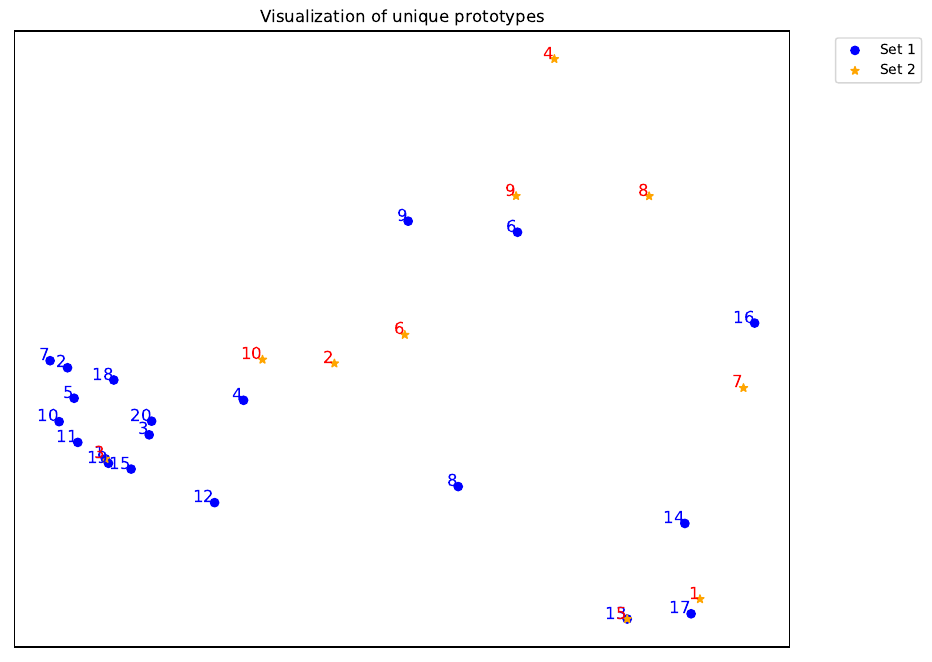

Reproduce this figure in Python.
import tensorflow as tf
import tensorflow_hub as hub
import matplotlib.pyplot as plt
from sklearn.decomposition import PCA

# First set of sentences (to be plotted in one color)
sentences_set1 = [
    "this bird is black with white and has a long, pointy beak",
    "this bird is grey with white and has a long, pointy beak",
    "this bird is black with white on its stomach and has a long, pointy beak",
    "this bird is black with white on its stomach and a short beak",
    "this bird is brown with some white and has a long, pointy beak",
    "this is a black bird with a white belly and a large orange beak",
    "this bird is white with grey and has a long, pointy beak",
    "this bird has wings that are black and white with a short orange beak",
    "this bird has a gray and white belly and a small orange beak",
    "this bird is brown with white and has a long, pointy beak",
    "this bird is white with black and has a long, pointy beak",
    "this bird is brown with black on its wings and has a long, pointy beak",
    "this bird has wings that are black and has a white belly",
    "this bird has wings that are black and has an orange and yellow patch",
    "this bird is all black and has a long, pointy beak",
    "this bird has a black crown as well as a orange bill",
    "this bird has wings that are black and has a long black bill",
    "this bird is grey with black and has a long, pointy beak",
    "this bird is black with white on its feathers and has a long, pointy beak",
    "this bird is white with black and has a very short beak"
]

# Second set of sentences (to be plotted in another color)
sentences_set2 = [
    "this bird has wings that are black and has a thick bill",
    "bird has black body feathers, white breast feather, and short beak",
    "this bird is black with white and has a long, pointy beak",
    "a large grey bird, with a white head and belly, and a large curved bill",
    "this bird has wings that are black and has a white belly",
    "this black bird has white eyes and black plumage on top of a bright orange shortened beak",
    "this bird has a black crown as well as a small black bill",
    "a medium sized bird with black feet and a black breast and belly with a orange and black beak",
    "this bird has a large grey head with a orange pointed bill",
    "this bird is grey and has a very large wing span with a very long beak"
]

# Load the Universal Sentence Encoder
embed = hub.load("https://tfhub.dev/google/universal-sentence-encoder/4")

# Encode both sets of sentences
embeddings_set1 = embed(sentences_set1)
embeddings_set2 = embed(sentences_set2)

# Combine embeddings for PCA
all_embeddings = tf.concat([embeddings_set1, embeddings_set2], axis=0)

# Reduce dimensionality using PCA for visualization
pca = PCA(n_components=2)
reduced_embeddings = pca.fit_transform(all_embeddings)

# Split the reduced embeddings back into the two sets
reduced_set1 = reduced_embeddings[:len(sentences_set1)]
reduced_set2 = reduced_embeddings[len(sentences_set1):]

# Plot the embeddings
plt.figure(figsize=(10, 8))

# Plot the first set of sentences in one color (e.g., blue)
for i, (x, y) in enumerate(reduced_set1):
    plt.scatter(x, y, color='blue',  marker='o',label='Set 1' if i == 0 else "")
    plt.text(x, y, f'{i+1}', fontsize=12, ha='right', color='blue')

# Plot the second set of sentences in another color (e.g., red)
for i, (x, y) in enumerate(reduced_set2):
    plt.scatter(x, y, color='orange',  marker='*',label='Set 2' if i == 0 else "")
    plt.text(x, y, f'{i+1}', fontsize=12, ha='right', color='red')

plt.title('Visualization of unique prototypes')
plt.xticks([])  # Hide x-axis ticks and labels
plt.yticks([])  # Hide y-axis ticks and labels
plt.legend(bbox_to_anchor=(1.05, 1), loc='upper left')
plt.savefig("vis_10_500.pdf", dpi=300, bbox_inches='tight')
plt.grid(True)
plt.show()